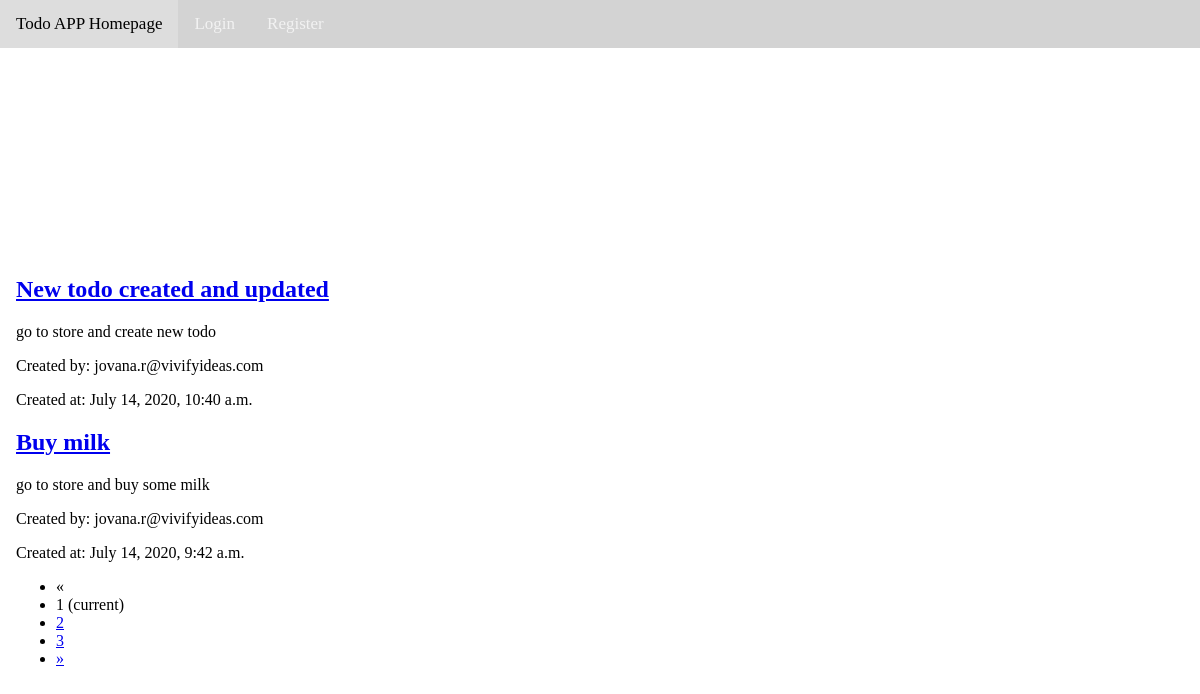
Page /todos/ on the earlier database version.
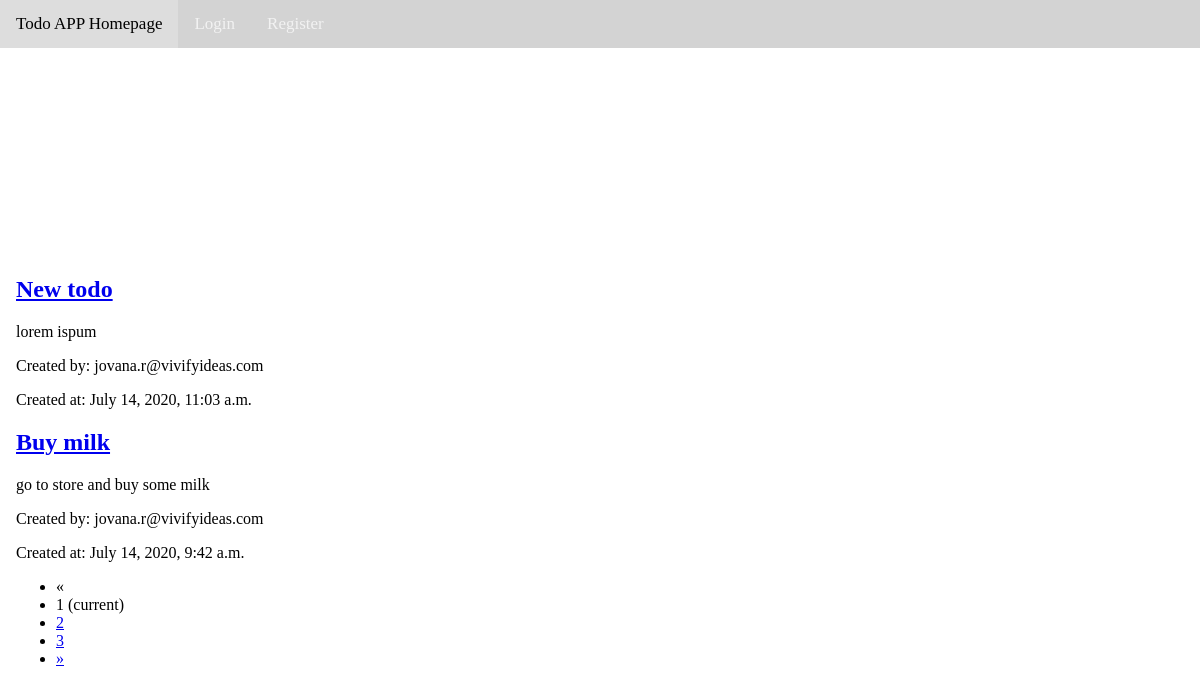
Same page on the later database version.
### apps/todos/models.py (models this page shows, shortened)
class Todo(models.Model):
    title = models.CharField(max_length=200)
    content = models.TextField()
    author = models.ForeignKey(CustomUser, on_delete=models.CASCADE)
    created_at = models.DateTimeField("Date Created", default=datetime.now())

### apps/user/models.py (models this page shows, shortened)
class CustomUser(AbstractBaseUser):
    email = models.EmailField(verbose_name="email", unique=True)
    username = models.CharField(max_length=200)
    date_joined = models.DateTimeField(verbose_name="date joined", auto_now_add=True)
    last_login = models.DateTimeField(verbose_name="last login", auto_now_add=True)
    is_admin = models.BooleanField(default=False)
    is_active = models.BooleanField(default=True)
    is_staff = models.BooleanField(default=False)
    is_superuser = models.BooleanField(default=False)
    USERNAME_FIELD = "email"
    REQUIRED_FIELDS = ["username", ]
    objects = UserManager()
    def __str__(self):
        return self.email

### apps/todos/views.py (the view)
# urls.py: path("todos/", include("todos.urls")),
@require_http_methods(["GET"])
def todos(request):
    todos_list = Todo.objects.all().order_by("-created_at")
    page_number = request.GET.get('page', 1)
    paginator = Paginator(todos_list, 2)
    try:
        todos = paginator.page(page_number)
    except PageNotAnInteger:
        todos = paginator.page(1)
    except EmptyPage:
        todos = paginator.page(paginator.num_pages)
    page_obj = paginator.get_page(page_number)
    return render(request=request,
                  template_name="main/todos.html",
                  context={"todos": todos})

### apps/todos/templates/main/todos.html
{% extends "main/header.html" %}
{% block content %}
    {% for todo in todos %}
    <h2><a href="{% url 'main:todos:todo' todo_id=todo.id %}">{{todo.title}}</a></h2>
    <p>{{todo.content}}</p>
    <p>Created by: {{todo.author}}</p>
    <p>Created at: {{todo.created_at}}</p>
    {% endfor %}
    {% if todos.has_other_pages %}
    <ul>
        {% if todos.has_previous %}
        <li><a href="?page={{ todos.previous_page_number }}">&laquo;</a></li>
        {% else %}
        <li><span>&laquo;</span></li>
        {% endif %}
        {% for i in todos.paginator.page_range %}
        {% if todos.number == i %}
            <li><span>{{ i }} <span >(current)</span></span></li>
        {% else %}
            <li><a href="?page={{ i }}">{{ i }}</a></li>
        {% endif %}
        {% endfor %}
        {% if todos.has_next %}
        <li><a href="?page={{ todos.next_page_number }}">&raquo;</a></li>
        {% else %}
        <li><span>&raquo;</span></li>
        {% endif %}
    </ul>
    {% endif %}
{% endblock %}

Differences in the rows shown:
removed Todo: title "New todo created and updated", content "go to store and create new todo", author "jovana.r@vivifyideas.com", created_at "July 14, 2020, 10:40 a.m."
added Todo: title "New todo", content "lorem ispum", author "jovana.r@vivifyideas.com", created_at "July 14, 2020, 11:03 a.m."
